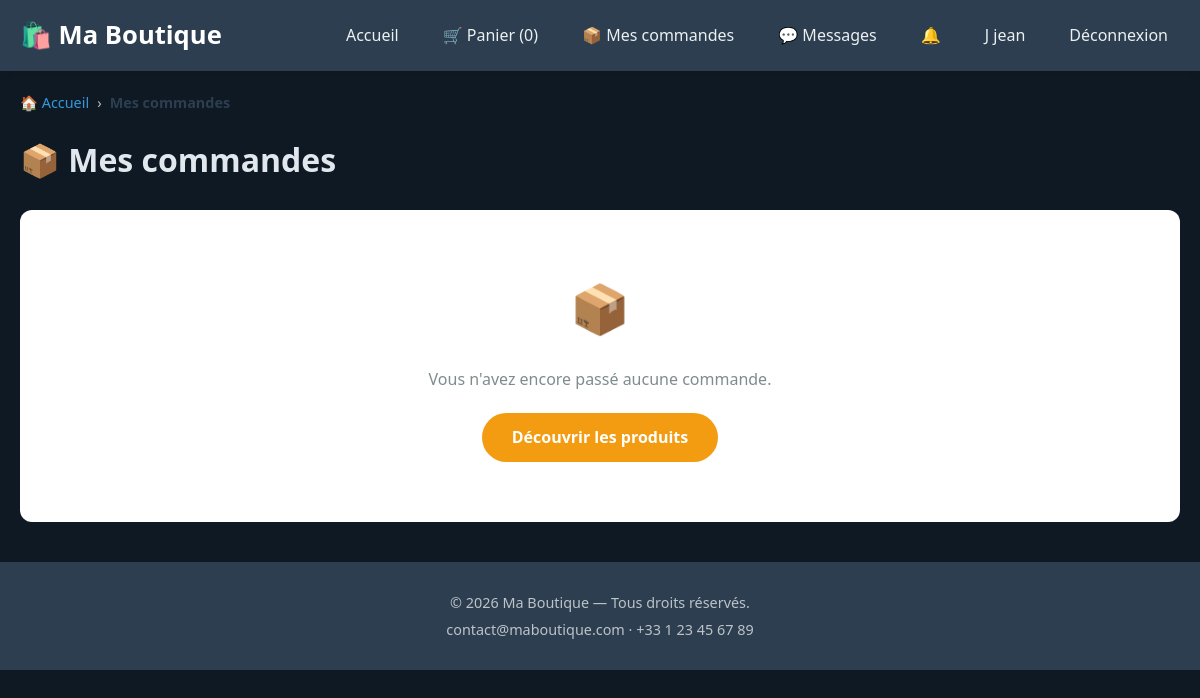
The page /mes_commandes.php (signed in) on the database as committed earlier.
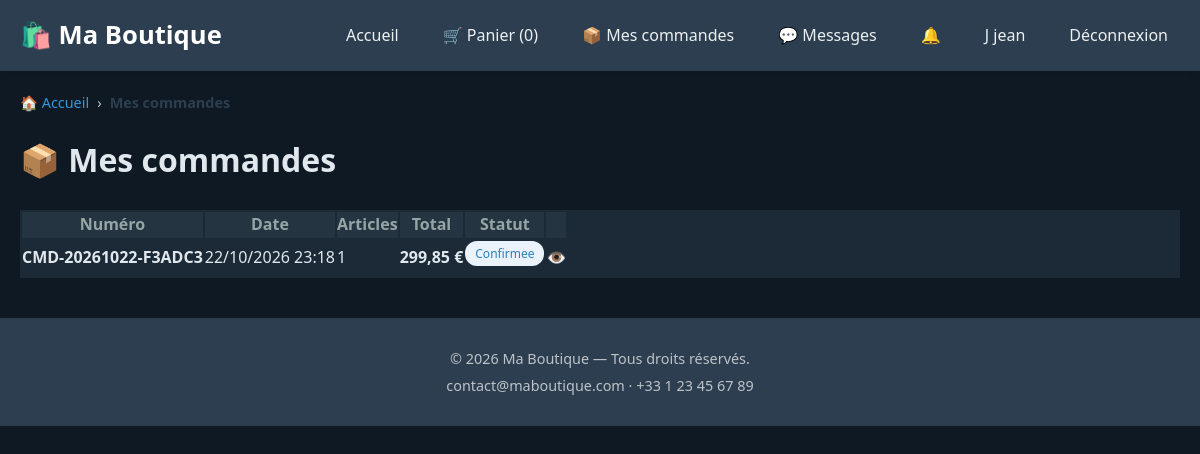
The same page on the database as committed later.
### tables this page shows
CREATE TABLE `commandes` (
  `id` int(11) NOT NULL AUTO_INCREMENT,
  `numero` varchar(20) NOT NULL,
  `client_id` int(11) NOT NULL,
  `total` decimal(10,2) NOT NULL,
  `statut` enum('en_attente','confirmee','expediee','livree','annulee') DEFAULT 'en_attente',
  `adresse_livraison` text NOT NULL,
  `ville` varchar(100) NOT NULL,
  `code_postal` varchar(20) NOT NULL,
  `telephone` varchar(30) NOT NULL,
  `notes` text DEFAULT NULL,
  `date_commande` timestamp NULL DEFAULT current_timestamp(),
  `date_maj` timestamp NULL DEFAULT current_timestamp() ON UPDATE current_timestamp(),
  PRIMARY KEY (`id`),
  UNIQUE KEY `numero` (`numero`),
  KEY `client_id` (`client_id`),
  CONSTRAINT `commandes_ibfk_1` FOREIGN KEY (`client_id`) REFERENCES `utilisateurs` (`id`) ON DELETE CASCADE
);

### config/init.php (called while the page is built, shortened)
<?php
function param(string $cle, $defaut = null) {
    return $GLOBALS['parametres'][$cle] ?? $defaut;
}
?>

### mes_commandes.php (the view, shortened to what this page needs)
<?php
require_once 'config/init.php';
$stmt = $pdo->prepare("
    SELECT c.*,
           (SELECT COUNT(*) FROM commande_lignes WHERE commande_id = c.id) AS nb_articles
    FROM commandes c
    WHERE c.client_id = ?
    ORDER BY c.date_commande DESC
");
$stmt->execute([$_SESSION['user_id']]);
$commandes = $stmt->fetchAll();
include 'includes/header.php';
?>
<nav class="breadcrumb">
    <a href="index.php">🏠 Accueil</a>
    <span class="breadcrumb-sep">›</span>
    <span class="breadcrumb-current">Mes commandes</span>
</nav>
<h1 style="margin-bottom:25px;">📦 Mes commandes</h1>
<?php if (empty($commandes)): ?>
    <div style="text-align:center;padding:60px 20px;background:#fff;border-radius:12px;">
        <p style="font-size:3rem;margin-bottom:20px;">📦</p>
        <p style="color:#7f8c8d;margin-bottom:20px;">Vous n'avez encore passé aucune commande.</p>
        <a href="index.php" class="btn-primary">Découvrir les produits</a>
    </div>
<?php else: ?>
    <div class="card">
        <div class="card-body">
            <div class="table-responsive">
            <table class="data-table order-table">
                <thead>
                    <tr>
                        <th>Numéro</th>
                        <th>Date</th>
                        <th>Articles</th>
                        <th>Total</th>
                        <th>Statut</th>
                        <th></th>
                    </tr>
                </thead>
                <tbody>
                    <?php foreach ($commandes as $c):
                        $badge = match($c['statut']) {
                            'en_attente' => 'badge-warning',
                            'confirmee'  => 'badge-info',
                            'expediee'   => 'badge-info',
                            'livree'     => 'badge-success',
                            'annulee'    => 'badge-danger',
                            default      => 'badge-info'
                        };
                    ?>
                        <tr>
                            <td><strong><?= htmlspecialchars($c['numero']) ?></strong></td>
                            <td><?= date('d/m/Y H:i', strtotime($c['date_commande'])) ?></td>
                            <td><?= $c['nb_articles'] ?></td>
                            <td><strong><?= number_format($c['total'], 2, ',', ' ') ?> <?= param('devise', '€') ?></strong></td>
                            <td><span class="badge <?= $badge ?>"><?= ucfirst(str_replace('_', ' ', $c['statut'])) ?></span></td>
                            <td>
                                <a href="confirmation_commande.php?id=<?= $c['id'] ?>" class="btn-icon" title="Détails">👁️</a>
                            </td>
                        </tr>
                    <?php endforeach; ?>
                </tbody>
            </table>
            </div>
        </div>
    </div>
<?php endif; ?>
<?php include 'includes/footer.php'; ?>

Rows that differ between the two databases and show on the page:
added commandes: numero "CMD-20261022-F3ADC3", date_commande "22/10/2026 23:18", nb_articles "1", total "299,85", statut "Confirmee"
Other text that changed with them:
text no longer shown: "📦 Vous n'avez encore passé aucune commande. Découvrir les produits"
text now shown: "Numéro Date Articles Total Statut"
